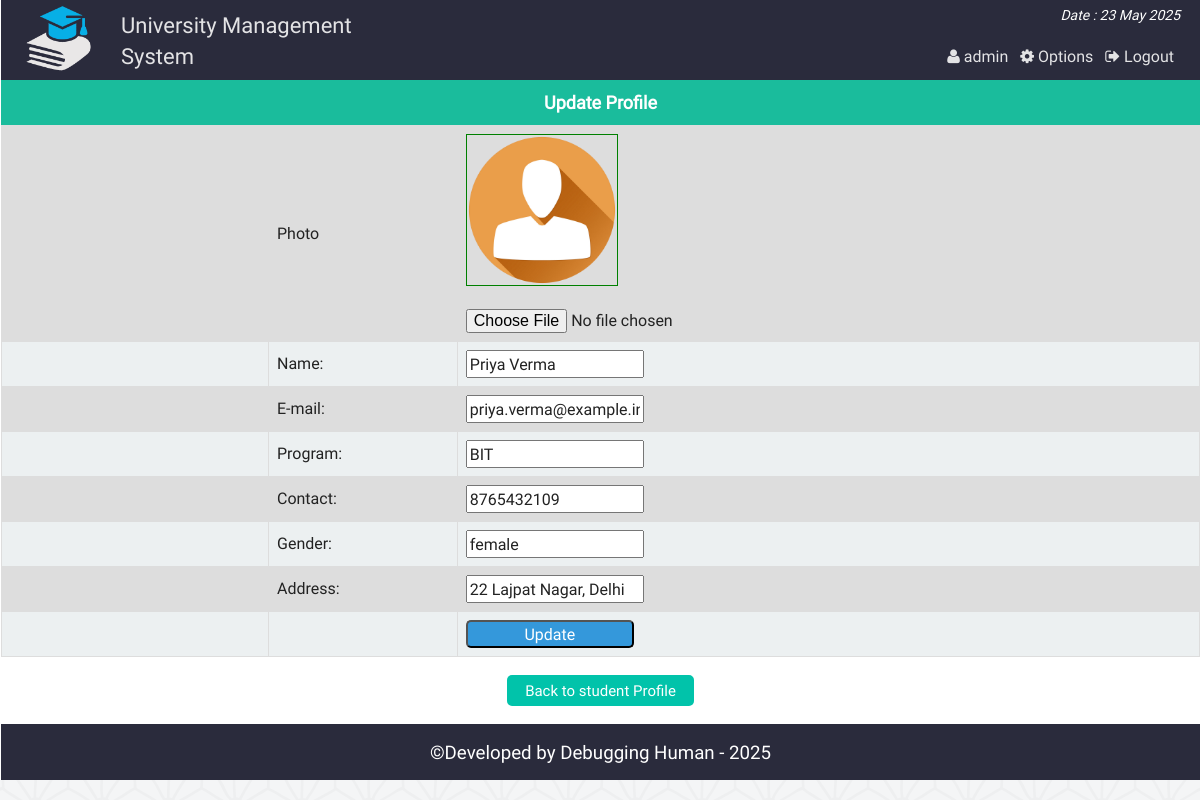
The page /admin_single_student_update.php?id=13103072 (signed in) on the database its author committed.
### tables this page shows
CREATE TABLE `st_info` (
  `st_id` int(11) NOT NULL,
  `name` varchar(100) NOT NULL,
  `password` varchar(32) NOT NULL,
  `email` varchar(50) NOT NULL,
  `bday` date NOT NULL,
  `program` varchar(10) NOT NULL,
  `contact` varchar(20) NOT NULL,
  `gender` varchar(10) NOT NULL,
  `address` varchar(255) NOT NULL,
  `img` varchar(255) DEFAULT NULL
);

### php/functions.php (called while the page is built, shortened)
<?php
class login_registration_class{
	public function getuserbyid($st_id){
		global $conn;
		$query = $conn->query("select * from st_info where st_id='$st_id'");
		return $query;
	}
};
?>

### admin_single_student_update.php (the view, shortened to what this page needs)
<?php
	require "php/config.php";
	require_once "php/functions.php";
	$user = new login_registration_class();
	if(isset($_REQUEST['id'])){
		$st_id = $_REQUEST['id'];
	}else{
		header('Location: admin.php');
		exit();
	}
?>
<?php
include "php/headertop_admin.php";
?>
<div class="profile">
			<h3 style="font-size:18px;text-align:center;background:#1abc9c;color:#fff;padding:10px;margin:0">Update Profile</h3>
			<div class="st_update fix">
				<form action="" method="post" enctype="multipart/form-data">
						<?php
						$result = $user->getuserbyid($st_id);
						while($row = $result->fetch_assoc()){
						?>
					<table class="tab_one" >
						<tr>
							<td style="width:250px;"></td>
							<td>Photo</td>
							<td>
							<img id="logo_preview" src="img/student/<?php echo $row['img']?>" style="height:150px; width:150px; border:1px green solid;"><br><br>
							<input type="file" name="personal_image" id="spic" onchange="PreviewImage('personal_image', 'logo_preview')" />
							</td>
						</tr>
						<tr>
							<td style="width:125px;"></td>
							<td>Name:</td>
							<td><input type="text" name="st_name" value="<?php echo $row['name'];?>"></td>
						</tr>
						<tr>
							<td style="width:125px;"></td>
							<td>E-mail:</td>
							<td><input type="email" name="st_email" value="<?php echo $row['email']; ?>"></td>
						</tr>
						<tr>
							<td style="width:125px;"></td>
							<td>Program:</td>
							<td><input type="text" name="st_dept" value="<?php echo $row['program']; ?>"></td>
						</tr>
						<tr>
							<td style="width:125px;"></td>
							<td>Contact:</td>
							<td><input type="text" name="st_contact" value="<?php echo $row['contact']; ?>"></td>
						</tr>
						<tr>
							<td style="width:125px;"></td>
							<td>Gender:</td>
							<td><input type="text" name="st_gender" value="<?php echo $row['gender']; ?>"></td>
						</tr>
						<tr>
							<td style="width:125px;"></td>
							<td>Address:</td>
							<td><input type="text" name="st_add" value="<?php echo $row['address']; ?>"></td>
						</tr>
						<tr>
						<td style="width:125px;"></td>
						<td></td>
						<td colspan="2">
							<input style="background:#3498db;color:#fff;width:168px;border-radius:5px;" type="submit" name="Update" value="Update">
							</td>
						</tr>
					</table>
						<?php } ?>
				</form>
			</div>
			<div class="back fix">
				<p style="text-align:center"><a href="admin_all_student.php"><button class="editbtn">Back to student Profile</button></a></p>
			</div>
</div>
<?php include "php/footerbottom.php";?>

### css/main.css (style rules this page uses)
html { color: #222; font-size: 1em; line-height: 1.4; }
audio, canvas, iframe, img, svg, video { vertical-align: middle; }
a { text-decoration:none; }
.fix { overflow:hidden; }
body { font-family:roboto !important; background:url(../img/ptrn.png) repeat fixed; }
.st_reg th, td { padding: 8px; }
table.tab_one { width:100%; }
table.tab_one td { border:1px solid #ddd; padding:8px; }
table.tab_one tr:nth-child(odd) { background:#ddd; }
table.tab_one tr:nth-child(even) { background:#ecf0f1; }
.editbtn { background-color: #01C3AA; border: none; border-radius:5px; color: white; padding: 5px 18px; text-align: center; text-decoration: none; display: inline-block; font-size: 15px; margin: 2px 1px; cursor: pointer; }
table.att_tab tr,td,th { border:2px solid #ddd; border-collapse:collapse; padding:8px; }

### rows shown on the page
st_info: img (picture), st_name "Priya Verma", st_email "priya.verma@example.in", st_dept "BIT", st_contact "8765432109", st_gender "female", st_add "22 Lajpat Nagar, Delhi"

### other values the page prints
$admin_name "admin"
